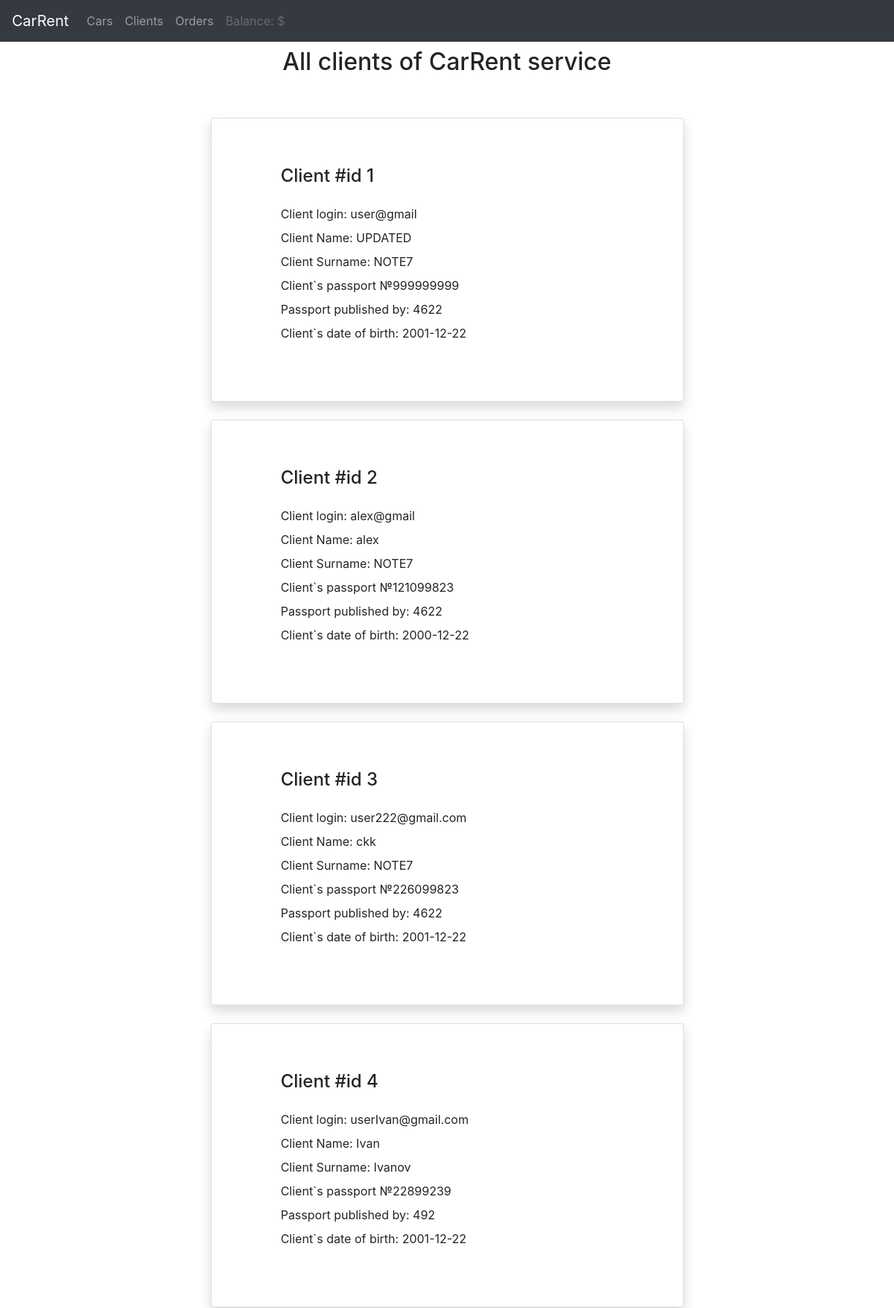
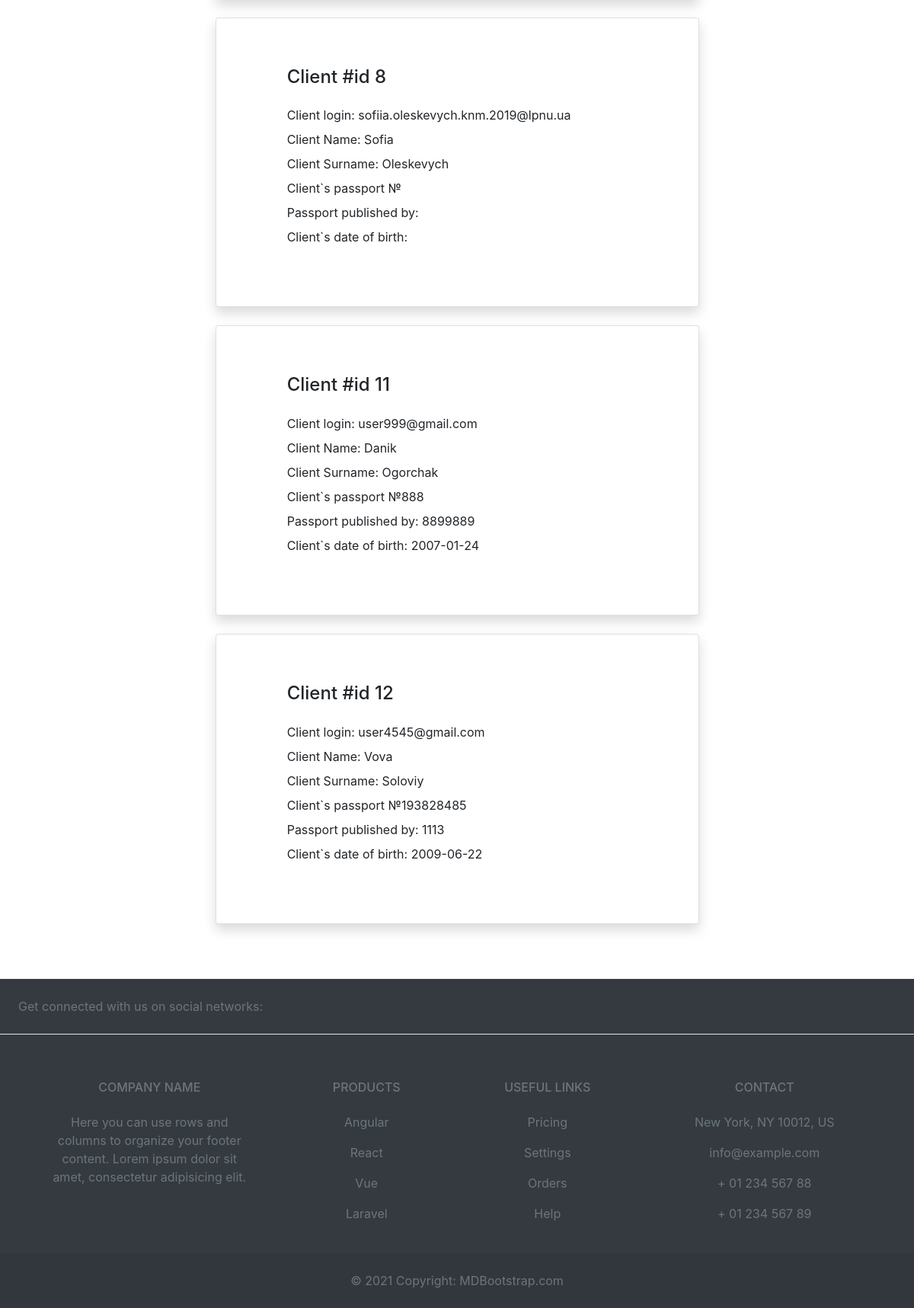
Screenshot of /admin/users with the database file from the repository (2 pictures, top to bottom).
### car_rental_app/models/user.py (models this page shows, shortened)
class User(UserMixin, db.Model):
    __tablename__ = "user"
    id = db.Column(db.Integer, primary_key=True, autoincrement=True)
    login = db.Column(db.String(50), unique=True)
    name = db.Column(db.String(50), nullable=False)
    surname = db.Column(db.String(50), nullable=False)
    balance = db.Column(db.Integer, default=0)
    passport_id = db.Column(db.Integer, db.ForeignKey("passport.id"))
    password = db.Column(db.String(10), nullable=False)
    user = db.relationship("Order", cascade="all,delete", backref="creator")

### car_rental_app/models/passport.py (models this page shows, shortened)
class Passport(db.Model):
    __tablename__ = "passport"
    id = db.Column(db.Integer, primary_key=True, autoincrement=True)
    series = db.Column(db.String(2), default=None)
    number = db.Column(db.Integer, unique=True, nullable=False)
    published_by = db.Column(db.Integer, nullable=False)
    date_of_birth = db.Column(db.Date, nullable=False)
    user = db.relationship(
        "User", uselist=False, cascade="all,delete", backref="passport"
    )

### car_rental_app/views/user_view.py (the view)
@admin_blueprint.route("/users", methods=["GET", "POST"])
def show_all_users():
    admin = True
    try:
        users = user_service.read_all_users()
        return render_template("users.html", admin=admin, users=users)
    except:
        return render_template("cars.html")

### car_rental_app/service/user_service.py (called while the page is built)
def read_all_users():
    try:
        users = User.query.all()
        return users
    except:
        logger.warning("Can`t get users from db")
    return None

### car_rental_app/templates/users.html (shortened to what this page needs)
{% extends 'base.html' %}
{% block content %}
    <div style="text-align: center">
        <h2>All clients of CarRent service</h2>
    </div>
    <div class="row py-5">
        {% for user in users %}
            <div class="col-lg-7 mx-auto">
                <div class="card shadow mb-4">
                    <div class="card-body p-5" style="width: 90%">
                        <h4 class="mb-4">Client #id {{ user.id }}</h4>
                        <ul class="list-unstyled">
                            <li class="mb-2">Client login: {{ user.login }}</li>
                            <li class="mb-2">Client Name: {{ user.name }}</li>
                            <li class="mb-2">Client Surname: {{ user.surname }}</li>
                            <li class="mb-2">Client`s passport №{{ user.passport.number }}</li>
                            <li class="mb-2">Passport published by: {{ user.passport.published_by }}</li>
                            <li class="mb-2">Client`s date of birth: {{ user.passport.date_of_birth }}</li>
                        </ul>
                    </div>
                </div>
            </div>
        {% endfor %}
    </div>
{% endblock %}

### car_rental_app/static/styles.css (style rules this page uses)
.card { border: 1px solid black; border-radius: 5px; padding: 15px; align-items: center }

### rows the page displays
User: id "1", login "user@gmail", name "UPDATED", surname "NOTE7", passport.number "999999999", passport.published_by "4622", passport.date_of_birth "2001-12-22"
User: id "2", login "alex@gmail", name "alex", surname "NOTE7", passport.number "121099823", passport.published_by "4622", passport.date_of_birth "2000-12-22"
User: id "3", login "user222@gmail.com", name "ckk", surname "NOTE7", passport.number "226099823", passport.published_by "4622", passport.date_of_birth "2001-12-22"
User: id "4", login "userIvan@gmail.com", name "Ivan", surname "Ivanov", passport.number "22899239", passport.published_by "492", passport.date_of_birth "2001-12-22"
User: id "8", login "sofiia.oleskevych.knm.2019@lpnu.ua", name "Sofia", surname "Oleskevych"
User: id "11", login "user999@gmail.com", name "Danik", surname "Ogorchak", passport.number "888", passport.published_by "8899889", passport.date_of_birth "2007-01-24"
User: id "12", login "user4545@gmail.com", name "Vova", surname "Soloviy", passport.number "193828485", passport.published_by "1113", passport.date_of_birth "2009-06-22"
